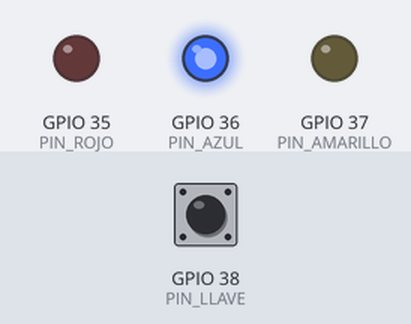
The sketch below on a simulated ESP32. Shown: output pins drawn as LEDs (lit = HIGH). Inputs (shaded band) come from the test bench; at power-on: GPIO 38 (PIN_LLAVE) HIGH. WiFi joins after 1.5 s; servers stay silent unless stated; what the sketch prints to the serial monitor is not drawn.

Above: at 3.7 s.
3.8 s: GPIO 38 (PIN_LLAVE) pulled LOW for 0.15 s
At 4.7 s:
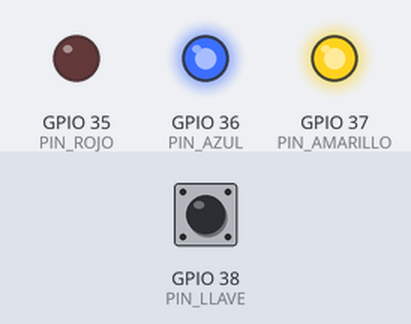
5.4 s: GPIO 38 (PIN_LLAVE) pulled LOW for 1 s
At 5.9 s:
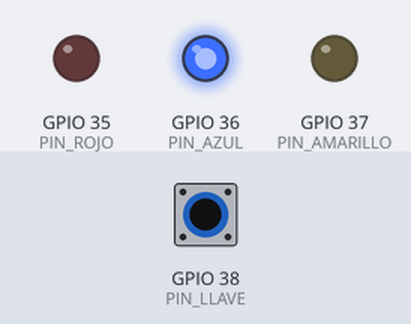
7.9 s: GPIO 38 (PIN_LLAVE) pulled LOW for 3.2 s
At 9.0 s:
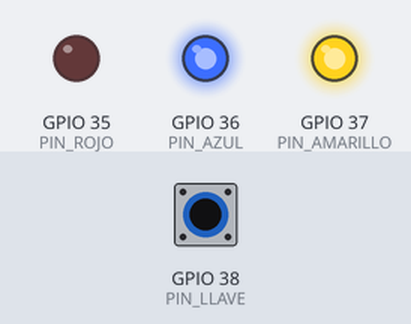
Timing chart, 0 to 10.9 s (numbered marks = the images above; inputs shaded):
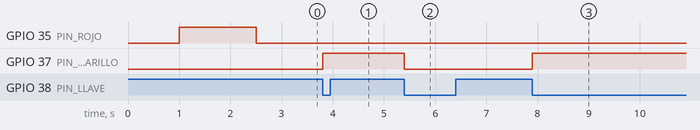

Measured:
- after the input at 3.8 s, GPIO 37 (PIN_AMARILLO): LOW → HIGH at once
- after the input at 5.4 s, GPIO 37 (PIN_AMARILLO): HIGH → LOW at once
- after the input at 7.9 s, GPIO 37 (PIN_AMARILLO): LOW → HIGH at once

The sketch:

wifi_llave.ino
```cpp
#include <WiFi.h>
#include <Ticker.h> // 1. Incluír a biblioteca Ticker

#define PIN_ROJO 35
#define PIN_AZUL 36
#define PIN_AMARILLO 37
#define PIN_LLAVE 38

const long int TIEMPO_DEBOUNCE = 200; // Tempo de debounce en ms

const char* ssid = "MiFibra-D160";
const char* password = "S5hSqhYQ";

IPAddress staticIP(192, 168, 64, 248);
IPAddress gateway(192, 168, 64, 1);
IPAddress subnet(255, 255, 255, 0);

// Ticker para o debounce
Ticker debounceTimer;

volatile bool estadoLlaveActivado = false;
volatile bool debounceActivo = false; // Variable para indicar se estamos en período de debounce

void cambiarSituacion(bool conectado)
{
    if(conectado)
    {
        digitalWrite(PIN_AZUL,HIGH);
        digitalWrite(PIN_ROJO,LOW);
        return;
    }

    digitalWrite(PIN_AZUL,LOW);
    digitalWrite(PIN_ROJO,HIGH);
}

// 2. Función para desactivar o debounce (executada polo Ticker)
void IRAM_ATTR desactivarDebounce()
{
    debounceActivo = false;
    // Opcional: Reactivar a interrupción no pin, aínda que por defecto segue activa
    // despois do noInterrupts()/interrupts no ISR, só se ignora.
}


// Función de interrupción (ISR):
void IRAM_ATTR interrupcionLlave()
{
    // A interrupción só se procesa se non estamos en período de debounce.
    if (!debounceActivo)
    {
        debounceActivo = true; // Activar debounce

        // 3. Iniciar o temporizador (one-shot) para chamar a desactivarDebounce() despois de TIEMPO_DEBOUNCE
        // O tempo debe darse en segundos, polo que dividimos por 1000.
        debounceTimer.once((float)TIEMPO_DEBOUNCE / 1000.0, desactivarDebounce);

        // 4. Lóxica de cambio de estado AQUI, DENTRO do ISR, porque é rápido.
        // Se a lóxica fose pesada, só se establecería unha 'flag' e procesaríase en loop().
        estadoLlaveActivado = !estadoLlaveActivado;

        // 5. Acción principal (Rápida)
        digitalWrite(PIN_AMARILLO, estadoLlaveActivado);

        // Non usar Serial.print dentro do ISR! Usar flag e facelo en loop().
        // Para demostración (só en ESP32 é viable, pero NON recomendado):
        // Serial.printf("LLave accionada (Debounced). Novo estado: %d\n", estadoLlaveActivado);
    }
}

void setup()
{
    // ... Configuración de Pins ...
    pinMode(PIN_ROJO,OUTPUT);
    pinMode(PIN_AZUL,OUTPUT);
    pinMode(PIN_AMARILLO,OUTPUT);
    pinMode(PIN_LLAVE, INPUT_PULLUP);

    // 6. Configurar a interrupción. O debounce faise dentro do ISR e co Ticker.
    attachInterrupt(digitalPinToInterrupt(PIN_LLAVE), interrupcionLlave, FALLING);

    Serial.begin(115200);
    delay(1000);

    WiFi.config(staticIP, gateway, subnet);
    WiFi.mode(WIFI_STA);
    Serial.print("Intentando conectar a ");
    Serial.println(ssid);

    WiFi.begin(ssid, password);
    Serial.println("\nConectando");
    cambiarSituacion(false);

    while(WiFi.status() != WL_CONNECTED)
    {
        Serial.print(".");
        delay(500);
    }

    cambiarSituacion(true);

    Serial.println("\nConectado a la red WiFi");
    Serial.print("IP ESP32 Local: ");
    Serial.println(WiFi.localIP());
}

void loop()
{
    // O loop queda case baleiro! Todo o debounce e a acción están agora no ISR + Ticker.

    // Podes engadir aquí unha impresión de estado se queres monitorizar sen bloquear o ISR.
    // Serial.println("En loop...");
    // delay(1000); // Exemplo de outra actividade
}
```
